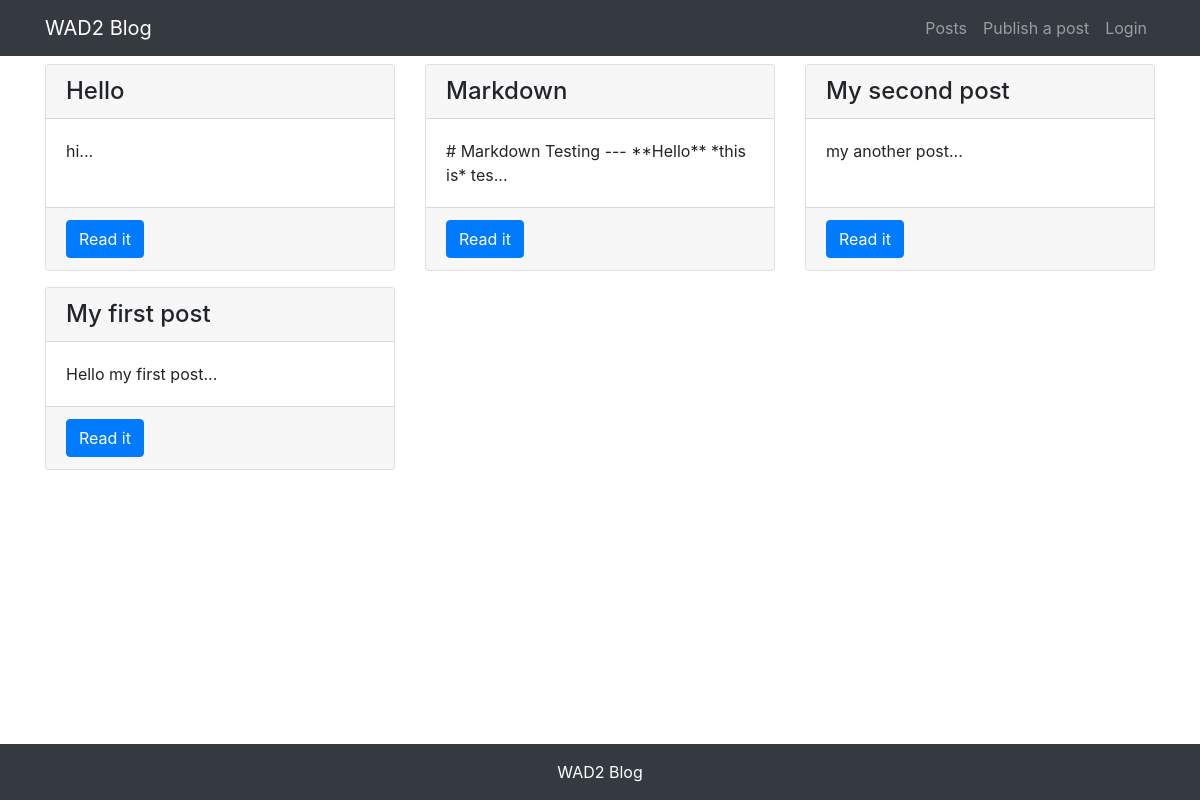
Page /post/post-list/ on the earlier database version.
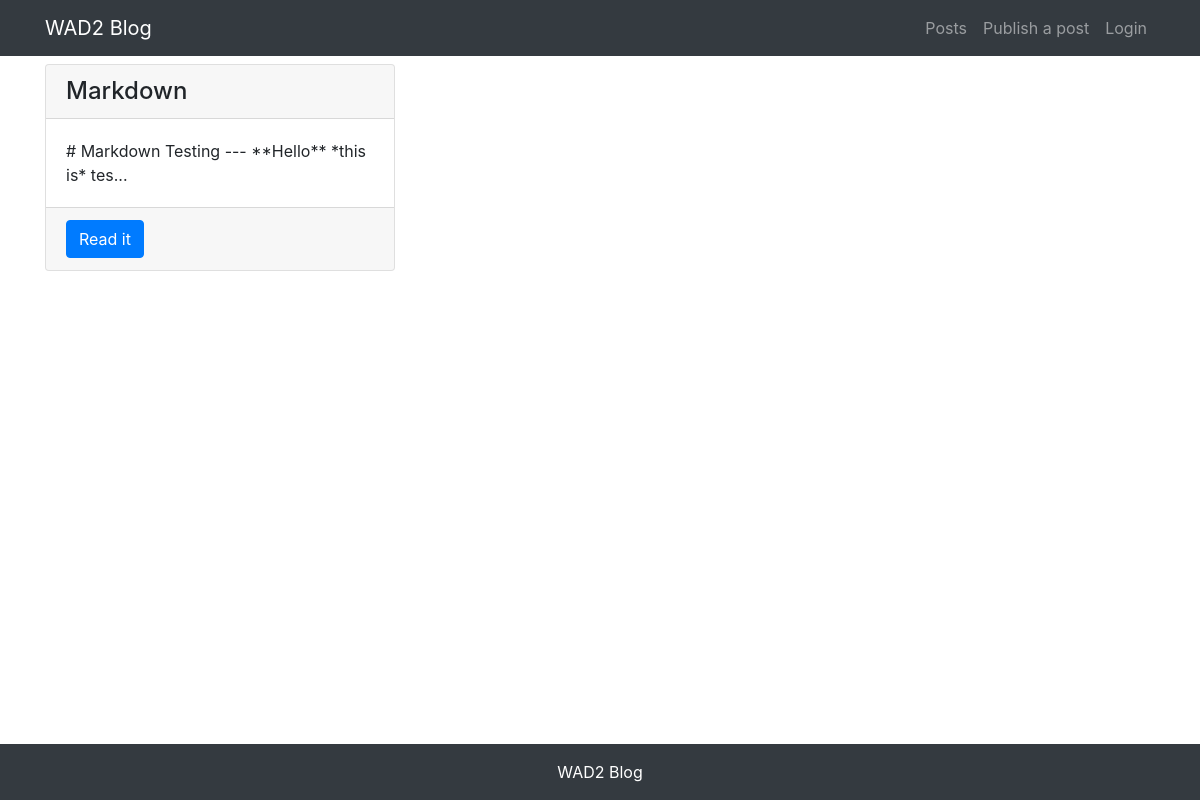
Same page on the later database version.
### post/models.py (models this page shows, shortened)
class Post(models.Model):
    author = models.ForeignKey(User, on_delete=models.CASCADE)
    title = models.CharField(max_length = 50)
    body = models.TextField()
    created_time = models.DateTimeField(default = timezone.now)
    update_time = models.DateTimeField(auto_now=True)
    class Meta:
        ordering = ('-created_time', )

### post/views.py (the view)
# urls.py: path('post-list/', views.post_list, name="post_list"),
def post_list(request):
    posts = Post.objects.all()
    context = { 'posts': posts }
    return render(request, 'post/list.html', context)

### templates/post/list.html (shortened to what this page needs)
{% extends "base.html" %}
{% load staticfiles %}
{% block content %}
<div class="container">
    <div class="row mt-2">
        {% for post in posts %}
        <div class="col-4 mb-3">
            <div class="card h-100">
                <h4 class="card-header">{{ post.title }}</h4>
                <div class="card-body">
                    <p class="card-text">{{ post.body|slice:'50' }}...</p>
                </div>
                <div class="card-footer">
                    <a href="{% url 'post:post_detail' post.id %}" class="btn btn-primary">Read it</a>
                </div>
            </div>
        </div>
        {% endfor %}
    </div>
</div>
{% endblock content %}

### templates/base.html (shortened to what this page needs)
{% load staticfiles %}
<!DOCTYPE html>
<html lang="en-GB">
<head>
    <link rel="stylesheet" href="{% static 'bootstrap/css/bootstrap.min.css' %}">
</head>
<body>
    {% include 'header.html' %}
    {% block content %}{% endblock content %}
    {% include 'footer.html' %}
</body>
</html>

### templates/header.html (shortened to what this page needs)
<nav class="navbar navbar-expand-lg navbar-dark bg-dark">
  <div class="container">
    <a class="navbar-brand" href="#">WAD2 Blog</a>
    <div>
      <ul class="navbar-nav">
        <li class="nav-item">
          <a class="nav-link" href="{% url 'post:post_list' %}">Posts</a>
        </li>
        <li>
          <a class="nav-link" href="{% url 'post:post_create' %}">Publish a post</a>
        </li>
        {% if user.is_authenticated %}
            <li class="nav-item dropdown">
              <a class=:"nav-link dropdown-toggle" href="#" id="navbarDropdown" role="button" data-toggle="dropdown" aria-haspopup="true" aria-expanded="false">
              {{ user.username }}
              </a>
              <div class="dropdown-menu" aria-labelledby="navbarDropdown">
                <a class="dropdown-item" href='{% url "userprofile:edit" user.id %}'> Information </a>
                <a class="dropdown-item" href='{% url "userprofile:logout" %}'> Logout </a>
                <a class="dropdown-item" href="#" onclick="user_delete()"> Delete account</a>
              </div>
            </li>
            {% else %}
              <li class="nav-item">
                <a class="nav-link" href="{% url 'userprofile:login' %}"> Login </a>
              </li>
        {% endif %}
      </ul>
    </div>
  </div>
</nav>

### templates/footer.html
{% load staticfiles %}
<div>
    <br><br><br>
</div>
<footer class="py-3 bg-dark fixed-bottom">
    <div class="container">
        <p class="m-0 text-center text-white"> WAD2 Blog </p>
    </div>
</footer>

Differences in the rows shown:
removed Post: title "Hello", body "hi"
removed Post: title "My second post", body "my another post"
removed Post: title "My first post", body "Hello my first post"
